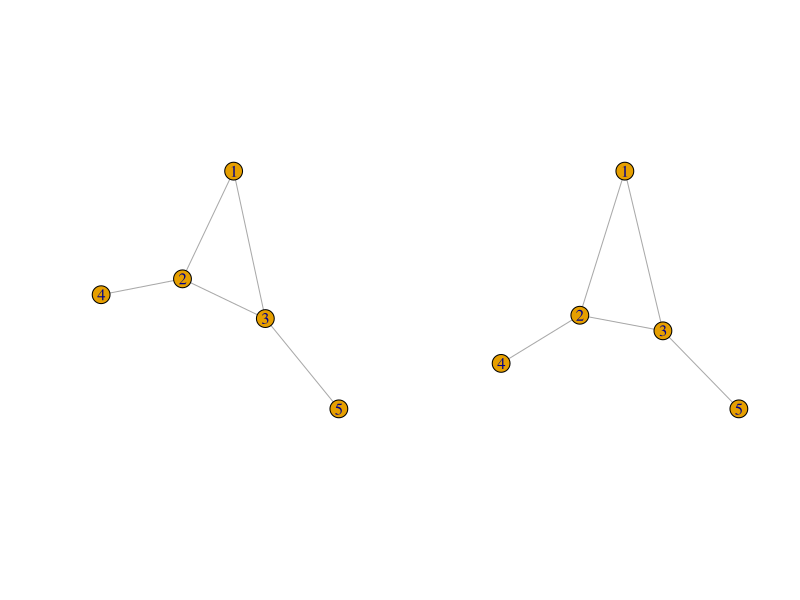
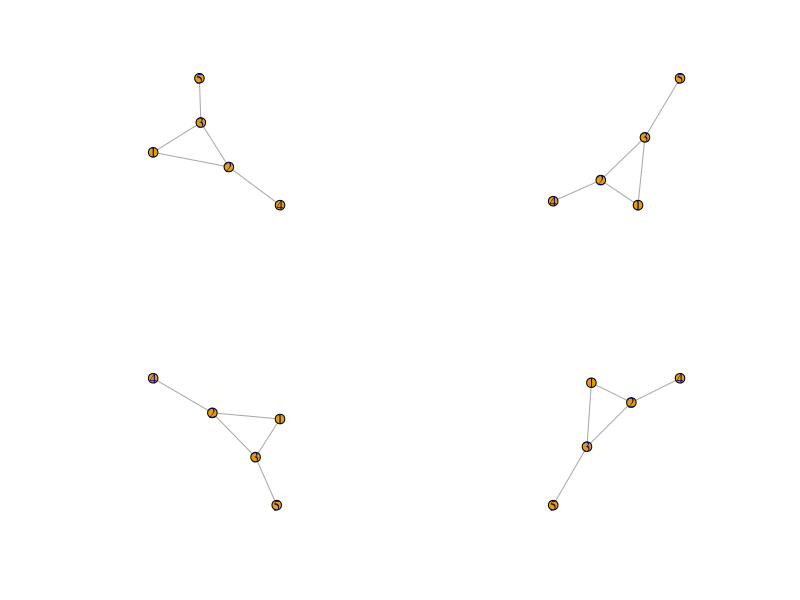
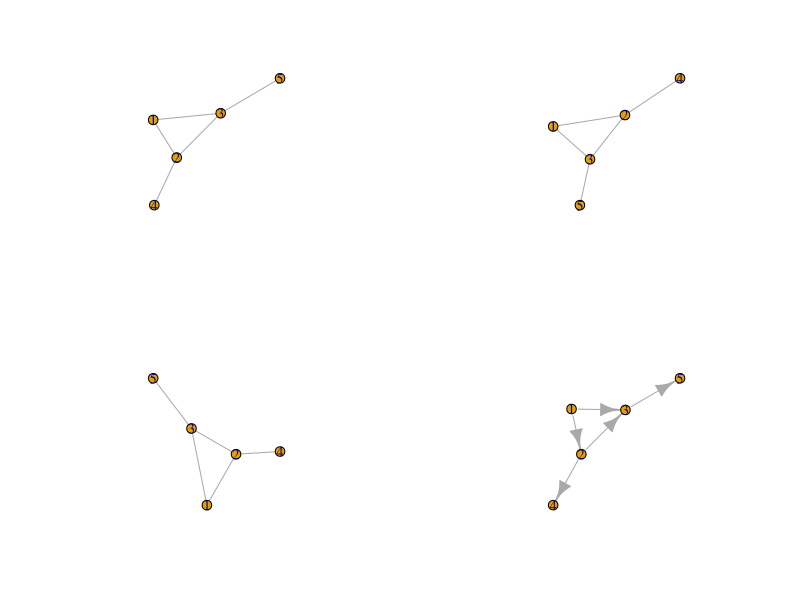

These figures' R source, in order:
## ---- chunk 1
knitr::opts_chunk$set(
  collapse = TRUE,
  comment = "#>"
)
## ---- chunk 2
library(igraph)
library(ggraph)
library(gridExtra)
## ---- chunk 3
set.seed(11)
b1 <- make_graph("bull")
b2 <- make_graph(c(1, 2,
                   1, 3,
                   2, 3,
                   2, 4,
                   3, 5), 
                 directed = FALSE)

par(mfrow = c(1, 2)); plot(b1); plot(b2)

## ---- chunk 4
par(mfrow = c(2, 2))
plot(b1); plot(b1); plot(b1); plot(b1)
## ---- chunk 5
library(tibble)
adj_list_tibble <- tribble(
  ~from, ~to,
  1L, 2L,
  1L, 3L,
  2L, 3L,
  2L, 4L,
  3L, 5L
)

b3 <- graph_from_data_frame(adj_list_tibble, directed = FALSE)
plot(b3)
## ---- chunk 6
adj_matrix <- matrix(
  data = c(FALSE, TRUE, TRUE, FALSE, FALSE,
           TRUE, FALSE, TRUE, TRUE, FALSE,
           TRUE, TRUE, FALSE, FALSE, TRUE,
           FALSE, TRUE, FALSE, FALSE, FALSE,
           FALSE, FALSE, TRUE, FALSE, FALSE),
  byrow = TRUE, ncol = 5
)

b4 <- graph_from_adjacency_matrix(adj_matrix, mode = "undirected")
plot(b4)
## ---- chunk 7
b5 <- graph_from_literal(1--2--3--5, 1--3, 2--4)
plot(b5)
## ---- chunk 8
identical_graphs(b2, b1)
identical_graphs(b2, b3)
identical_graphs(b2, b4)
identical_graphs(b2, b5)
## ---- chunk 9
class(b1)
## ---- chunk 10
b1 # uses print.igraph method
## ---- chunk 11
b1[]
attributes(b1)
graph_attr(b1) # returns notable graph name, which didn't show before!
b1$name
## ---- chunk 12
class(V(b1))
V(b1)
names(V(b1))
V(b1)$name
## ---- chunk 13
class(E(b1))
E(b1)
names(E(b1))
## ---- chunk 14

V(b1)[c(1, 2, 5)]
E(b1)[1, 3, 4]

## ---- chunk 15

dag_bull <- make_graph(
  c(1, 2,
    1, 3,
    2, 3,
    2, 4,
    3, 5)
)

plot(dag_bull)
## ---- chunk 16
is_dag(dag_bull)
## ---- chunk 17
topo_sort(dag_bull, mode = "out")
## ---- chunk 18
db <- dag_bull

V(db)[[1]]
## ---- chunk 19

distances(db, mode = "out") %>% is.finite()
